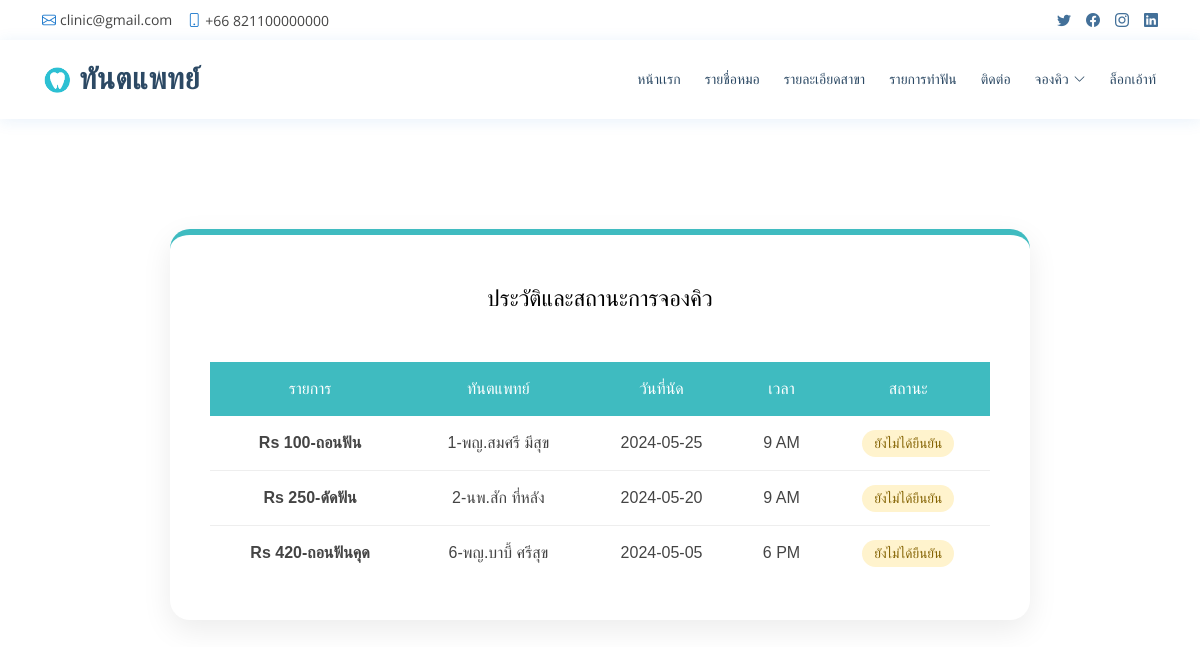
/websit_pj/DentalClinic/viewappointment.php (signed in), run on the app's committed database.
### tables this page shows
CREATE TABLE `appointement` (
  `ser` tinyint(4) NOT NULL,
  `userid` varchar(10) NOT NULL,
  `username` varchar(50) NOT NULL,
  `code` varchar(30) NOT NULL,
  `dentist` varchar(25) NOT NULL,
  `regdate` varchar(20) NOT NULL,
  `regtime` varchar(5) NOT NULL,
  `status` varchar(15) NOT NULL,
  `d` int(5) NOT NULL
);

### websit_pj/DentalClinic/viewappointment.php (called while the page is built, shortened)
<?php
include 'header.php';
include 'navbar.php';
include 'viewappointment_details.php';
?>

### websit_pj/DentalClinic/viewappointment_details.php (the view, shortened to what this page needs)
<?php
try {
    $q = "SELECT code, dentist, regdate, regtime, status
          FROM appointement
          WHERE userid = :userid
          ORDER BY regdate DESC, regtime DESC";
    $stmt = $dbcon->prepare($q);
    $stmt->execute([':userid' => $_SESSION['userid']]);
    $results = $stmt->fetchAll(PDO::FETCH_ASSOC);
} catch (PDOException $e) {
    $error_message = "เกิดข้อผิดพลาดในการดึงข้อมูล: " . $e->getMessage();
}
?>
<body>
    <div class="appointment-page">
        <div class="header-logo">
            <p class="logotext">ทันตแพทย์</p>
        </div>
        <div class="history-container">
            <div class="booking-card">
                <div class="logo-header">
                    <h2>ประวัติและสถานะการจองคิว</h2>
                </div>
                <?php if (isset($error_message)): ?>
                    <div style="color: #dc3545; text-align: center; padding: 20px;">
                        <?php echo $error_message; ?>
                    </div>
                <?php elseif (count($results) > 0): ?>
                    <div style="overflow-x: auto;">
                        <table class="history-table">
                            <thead>
                                <tr>
                                    <th>รายการ</th>
                                    <th>ทันตแพทย์</th>
                                    <th>วันที่นัด</th>
                                    <th>เวลา</th>
                                    <th>สถานะ</th>
                                </tr>
                            </thead>
                            <tbody>
                                <?php foreach ($results as $row): ?>
                                <tr>
                                    <td><strong><?php echo htmlspecialchars($row['code']); ?></strong></td>
                                    <td><?php echo htmlspecialchars($row['dentist']); ?></td>
                                    <td><?php echo htmlspecialchars($row['regdate']); ?></td>
                                    <td><?php echo htmlspecialchars($row['regtime']); ?></td>
                                    <td>
                                        <?php
                                            $status_class = ($row['status'] == 'ยืนยันแล้ว') ? 'status-confirmed' : 'status-pending';
                                            $status_text = $row['status'] ?? 'รอการยืนยัน';
                                        ?>
                                        <span class="status-badge <?php echo $status_class; ?>">
                                            <?php echo htmlspecialchars($status_text); ?>
                                        </span>
                                    </td>
                                </tr>
                                <?php endforeach; ?>
                            </tbody>
                        </table>
                    </div>
                <?php endif; ?>
            </div>
        </div>
    </div>
</body>
</html>

### websit_pj/DentalClinic/assets/css/style.css (style rules this page uses)
body { font-family: "Open Sans", sans-serif; color: #444444; }
h1, h2, h3, h4, h5, h6 { font-family: "Raleway", sans-serif; }

### websit_pj/DentalClinic/assets/css/login.css (style rules this page uses)
.logotext { margin: 0; font-weight: bold; font-family: 'Prompt', sans-serif; font-size: 1.2rem; }

### websit_pj/DentalClinic/assets/css/appointement.css (style rules this page uses)
.appointment-page { --clinic-primary: #3fbbc0; --clinic-bg: #f4f7f6; --clinic-white: #ffffff; font-family: 'Prompt', sans-serif; }
.appointment-page .booking-card { background: var(--clinic-white); padding: 40px; border-radius: 20px; box-shadow: 0 10px 30px rgba(0, 0, 0, 0.08); border-top: 6px solid var(--clinic-primary); }
.appointment-page .logo-header { text-align: center; margin-bottom: 30px; }
.appointment-page .logo-header h2 { color: black; font-size: 1.4rem; margin: 10px 0 0 0; }
.appointment-page .history-table { width: 100%; border-collapse: separate; border-spacing: 0; margin-top: 20px; }
.appointment-page .history-table th { background-color: var(--clinic-primary); color: white; padding: 15px; font-weight: 500; text-align: center; }
.appointment-page .history-table td { padding: 15px; text-align: center; border-bottom: 1px solid #eee; color: #444; }
.appointment-page .history-table tr:last-child td { border-bottom: none; }
.appointment-page .status-badge { padding: 6px 12px; border-radius: 20px; font-size: 0.85rem; font-weight: 500; }
.appointment-page .status-pending { background: #fff3cd; color: #856404; }
.appointment-page .history-container { max-width: 900px; margin: 40px auto; padding: 120px 20px 40px 20px; }

### data on the page
appointement: code "Rs 100-ถอนฟัน", dentist "1-พญ.สมศรี มีสุข", regdate "2024-05-25", regtime "9 AM", status "ยังไม่ได้ยืนยัน"
appointement: code "Rs 250-ดัดฟัน", dentist "2-นพ.สัก ที่หลัง", regdate "2024-05-20", regtime "9 AM", status "ยังไม่ได้ยืนยัน"
appointement: code "Rs 420-ถอนฟันคุด", dentist "6-พญ.บาบี้ ศรีสุข", regdate "2024-05-05", regtime "6 PM", status "ยังไม่ได้ยืนยัน"
